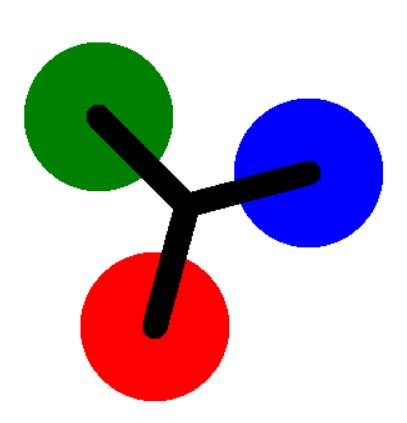

Python code for this plot:
from turtle import *

state = {'turn': 0}

def spinner():
    "Draw fidget spinner."
    clear()
    angle = state['turn'] / 10         
    right(angle)
    forward(100)
    dot(120, 'red')
    back(100)
    right(120)
    forward(100)
    dot(120, 'green')
    back(100)
    right(120)
    forward(100)
    dot(120, 'blue')
    back(100)
    right(120)
    update()

def animate():
    "Animate fidget spinner."
    if state['turn'] > 0:
        state['turn'] -= 1

    spinner()
    ontimer(animate, 20)

def flick():
    "Flick fidget spinner."
    state['turn'] += 10

setup(420, 420, 370, 0)
hideturtle()
tracer(False)
width(20)
onkey(flick, 'space')
listen()
animate()
done()
